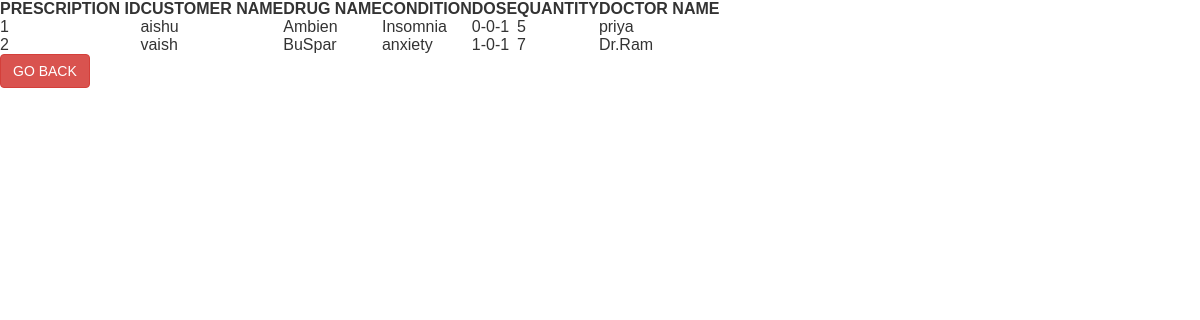
Screenshot of /prescriptions.php (signed in) with the database file from the repository.
### tables this page shows
CREATE TABLE `prescription_detail` (
  `pres_id` int(3) NOT NULL,
  `cust_name` varchar(20) NOT NULL,
  `drug_name` varchar(34) NOT NULL,
  `condition_` varchar(28) NOT NULL,
  `dose` varchar(7) NOT NULL,
  `quantity` int(2) NOT NULL,
  `doctor_name` varchar(28) NOT NULL
);

### prescriptions.php (the view, shortened to what this page needs)
<?php
require_once "config.php";
$sql = "SELECT * FROM prescription_detail";
if ($res = mysqli_query($link, $sql)) {
    if (mysqli_num_rows($res) > 0) {
        echo "<table>";
        echo "<tr>";
        echo "<th>PRESCRIPTION ID</th>";
        echo "<th>CUSTOMER NAME</th>";
        echo "<th>DRUG NAME</th>";
        echo "<th>CONDITION</th>";
        echo "<th>DOSE</th>";
        echo "<th>QUANTITY</th>";
        echo "<th>DOCTOR NAME</th>";
        echo "</tr>";
        while ($row = mysqli_fetch_array($res)) {
            echo "<tr>";
            echo "<td>".$row['pres_id']."</td>";
            echo "<td>".$row['cust_name']."</td>";
            echo "<td>".$row['drug_name']."</td>";
            echo "<td>".$row['condition_']."</td>";
            echo "<td>".$row['dose']."</td>";
            echo "<td>".$row['quantity']."</td>";
            echo "<td>".$row['doctor_name']."</td>";
            echo "</tr>";
        }
        echo "</table>";
    }
    else {
        echo "No matching records are found.";
    }
}
else {
    echo "ERROR: Could not able to execute $sql. "
                                .mysqli_error($link);
}
?>
<!DOCTYPE html>
<html lang="en">
<head>
    <link rel="stylesheet" href="https://maxcdn.bootstrapcdn.com/bootstrap/3.3.7/css/bootstrap.css">
</head>
<body>
<p>
   <a href="welcome.php" class="btn btn-danger">GO BACK</a>
    </p>
</body>
</html>

### prescriptions.php (style rules this page uses)
body { font: 14px sans-serif; }

### rows the page displays
prescription_detail: pres_id "1", cust_name "aishu", drug_name "Ambien", condition_ "Insomnia", dose "0-0-1", quantity "5", doctor_name "priya"
prescription_detail: pres_id "2", cust_name "vaish", drug_name "BuSpar", condition_ "anxiety", dose "1-0-1", quantity "7", doctor_name "Dr.Ram"
